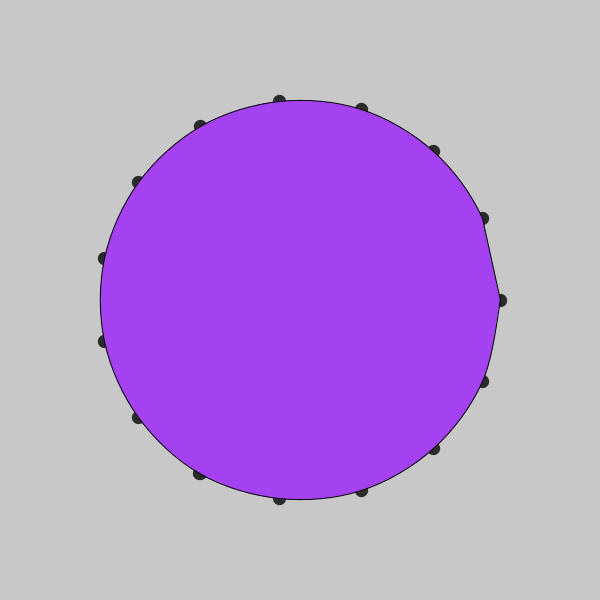
Frame 1 (no input)
Frame 60 (the mouse pressed at the canvas centre just before this capture): identical to frame 1, image omitted
Frame 120 (the mouse held since frame 60 and released just before this capture): identical to frame 1, image omitted

The Processing sketch that drew this single still picture (run headless with seeded random() and noise(); from frame 60 on, the mouse is pressed at the canvas centre):

// Processing sketch: ParticleBlob
// ── ParticleBlob.pde
Blob b; //The blob
Particle selected = null; //The clicked particle
boolean clicked = false; //boolean indicating if the mouse was clicked
//Prepares the window and creates the blob
void setup() {
  size(600, 600); //Sets the size of the window to 600px wide and 600px high
  b = new Blob(width/2, height/2, min(height,width)/3, 15); //creates a blob at the middle of the screen, with a reasonable size
}
//Iterates each frame
void draw() {
  background(200); //draws the background at color 200,200,200 in RGB code
  if (clicked && selected!=null) { //If a particle is selected, changes its position to the position of the mouse
    selected.x = mouseX;
    selected.y = mouseY;
  }
  b.show(); //draws the blob
}
//function called when the mouse is pressed
void mouseClicked() {
  if (!clicked) { //if it has not been clicked before
    selected = b.getNearestParticle(mouseX,mouseY); //selects the nearest particle to the mouse
    selected.radius *=2; //doubles the radius of the particle
    selected.c = color(255,0,0,200); //changes the color of the particle to red
    clicked = true; //now it has been clicked
  } else {//If it was clicked previously, deselects the particle
    selected.radius *=0.5; //halfs the color of the particle
    selected.c = color(0,0,0,200); //sets the color of the particle to black
    clicked = false; //now it is no longer clicked
  }
}

// ── Blob.pde
public class Blob {
  public Particle[] particles; //array of particles that form the blob
  //x and y coordinates of the blob
  float x;
  float y;
  float radius; //radius of the starting blob
  color c = color(random(255), random(255), random(255)); //color of the blob
  /**
   Constructor of the Blob
   */
  public Blob(float x, float y, float radius, int numPart) {
    //Sets the values passed as parameters
    this.x = x;
    this.y = y;
    this.radius = radius;
    //Creates the array of particles and fills it
    particles = new Particle[numPart];
    //The particles will be distributed as a part of a circle
    for (int i = 0; i<numPart; i++) {
      float ang = (TWO_PI/numPart) * i; //calculates the angle of the circle in which the particle will be
      //Creation of the particle
      particles[i] = new Particle(x + cos(ang)*radius, y + sin(ang)*radius);
      particles[i].radius =radius / numPart; //The radius of the particles are bigger if the are less of them
    }
  }
  /**
   Draws the blob
   */
  public void show() {
    fill(c);
    beginShape(); //Starts the shape
    curveVertex(particles[0].x, particles[0].y); //fixes the point because curveVertex uses the 1st and the last vertex as guideline instead of doing "passing by" it.
    //Iterate through the particles using each position as a vertex, and drawing eachparticle too.
    for (Particle p : particles) {
      curveVertex(p.x, p.y);
      p.show();
    }
    curveVertex(particles[0].x, particles[0].y); //fixes the point because curveVertex uses the 1st and the last vertex as guideline instead of doing "passing by" it.
    endShape(CLOSE); //The shape will have a closed perimeter
  }
  /**
   Returns the nearest particle to the position given as a parameter
   */
  public Particle getNearestParticle(float x, float y) {
    float minDist = dist(0, 0, width, height); //Sets the minimun distance as the maximun posible
    int minIndex = 0; //This variable will strore the index of the nearest particle
    for (int i = 0; i<particles.length; i++) { //Iterate through all the particles
      float dist = dist(x, y, particles[i].x, particles[i].y); //calculate the distance
      if (dist<minDist) {//If the distance calculated is less than the minimun stored one, replace it
        minDist = dist;
        minIndex = i;
      }
    }
    return particles[minIndex]; //returns the nearest particle
  }
}

// ── Particle.pde
public class Particle {
  //x and y coordinates of the particle
  float x;
  float y;
  float radius = 1; //radius of the particle
  color c = color(0,0,0,200); //color of the particle
  /**
  Constructor of the particle
  */
  public Particle(float x, float y) {
    //Saves the parameters as the coordinates for the particle
    this.x = x;
    this.y = y;
  }
  /**
  Draws the particle
  */
  public void show() {
    push();//The following state changes wil only affect to the following
    strokeWeight(radius); //changes the weight of the stroke to the radius value
    stroke(c); //sets the stroke color to the color of the particle
    point(this.x, this.y); //Draws a point on the position of the particle
    pop(); //The previous state changes will only affect to the previous
  }
}
